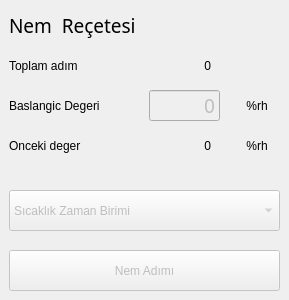
          <widget class="QWidget" name="page_3">
           <widget class="QLabel" name="label_77">
            <property name="geometry">
             <rect>
              <x>9</x>
              <y>90</y>
              <width>131</width>
              <height>31</height>
             </rect>
            </property>
            <property name="text">
             <string>Baslangic Degeri</string>
            </property>
           </widget>
           <widget class="QLabel" name="laNTotalStep">
            <property name="geometry">
             <rect>
              <x>170</x>
              <y>50</y>
              <width>41</width>
              <height>31</height>
             </rect>
            </property>
            <property name="text">
             <string>0</string>
            </property>
            <property name="alignment">
             <set>Qt::AlignRight|Qt::AlignTrailing|Qt::AlignVCenter</set>
            </property>
           </widget>
           <widget class="QLineEdit" name="leStartValue_2">
            <property name="enabled">
             <bool>false</bool>
            </property>
            <property name="geometry">
             <rect>
              <x>149</x>
              <y>90</y>
              <width>71</width>
              <height>31</height>
             </rect>
            </property>
            <property name="font">
             <font>
              <family>Gill Sans MT</family>
              <pointsize>14</pointsize>
              <weight>9</weight>
              <italic>false</italic>
              <bold>false</bold>
             </font>
            </property>
            <property name="text">
             <string>0</string>
            </property>
            <property name="alignment">
             <set>Qt::AlignRight|Qt::AlignTrailing|Qt::AlignVCenter</set>
            </property>
           </widget>
           <widget class="QLabel" name="label_62">
            <property name="geometry">
             <rect>
              <x>9</x>
              <y>10</y>
              <width>211</width>
              <height>31</height>
             </rect>
            </property>
            <property name="font">
             <font>
              <family>Gill Sans MT</family>
              <pointsize>14</pointsize>
              <weight>9</weight>
              <italic>false</italic>
              <bold>false</bold>
             </font>
            </property>
            <property name="styleSheet">
             <string notr="true"/>
            </property>
            <property name="text">
             <string>Nem  Reçetesi</string>
            </property>
           </widget>
           <widget class="QLabel" name="label_63">
            <property name="geometry">
             <rect>
              <x>9</x>
              <y>50</y>
              <width>151</width>
              <height>31</height>
             </rect>
            </property>
            <property name="text">
             <string>Toplam adım</string>
            </property>
           </widget>
           <widget class="QLabel" name="laOldNValue">
            <property name="geometry">
             <rect>
              <x>170</x>
              <y>130</y>
              <width>41</width>
              <height>31</height>
             </rect>
            </property>
            <property name="text">
             <string>0</string>
            </property>
            <property name="alignment">
             <set>Qt::AlignRight|Qt::AlignTrailing|Qt::AlignVCenter</set>
            </property>
           </widget>
           <widget class="QLabel" name="label_65">
            <property name="geometry">
             <rect>
              <x>9</x>
              <y>130</y>
              <width>151</width>
              <height>31</height>
             </rect>
            </property>
            <property name="text">
             <string>Onceki deger</string>
            </property>
           </widget>
           <widget class="QPushButton" name="bNewNStep">
            <property name="enabled">
             <bool>false</bool>
            </property>
            <property name="geometry">
             <rect>
              <x>9</x>
              <y>250</y>
              <width>271</width>
              <height>41</height>
             </rect>
            </property>
            <property name="text">
             <string>Nem Adımı</string>
            </property>
           </widget>
           <widget class="QComboBox" name="cbNSelectSUnit">
            <property name="enabled">
             <bool>false</bool>
            </property>
            <property name="geometry">
             <rect>
              <x>9</x>
              <y>190</y>
              <width>271</width>
              <height>41</height>
             </rect>
            </property>
            <property name="currentText">
             <string>Sıcaklık Zaman Birimi</string>
            </property>
            <item>
             <property name="text">
              <string>Sıcaklık Zaman Birimi</string>
             </property>
            </item>
            <item>
             <property name="text">
              <string>Saniye</string>
             </property>
            </item>
            <item>
             <property name="text">
              <string>Dakika</string>
             </property>
            </item>
            <item>
             <property name="text">
              <string>Saat</string>
             </property>
            </item>
            <item>
             <property name="text">
              <string>Gün</string>
             </property>
            </item>
           </widget>
           <widget class="QLabel" name="label_130">
            <property name="geometry">
             <rect>
              <x>220</x>
              <y>90</y>
              <width>51</width>
              <height>31</height>
             </rect>
            </property>
            <property name="text">
             <string>%rh </string>
            </property>
            <property name="alignment">
             <set>Qt::AlignRight|Qt::AlignTrailing|Qt::AlignVCenter</set>
            </property>
           </widget>
           <widget class="QLabel" name="label_131">
            <property name="geometry">
             <rect>
              <x>220</x>
              <y>130</y>
              <width>51</width>
              <height>31</height>
             </rect>
            </property>
            <property name="text">
             <string>%rh </string>
            </property>
            <property name="alignment">
             <set>Qt::AlignRight|Qt::AlignTrailing|Qt::AlignVCenter</set>
            </property>
           </widget>
          </widget>
